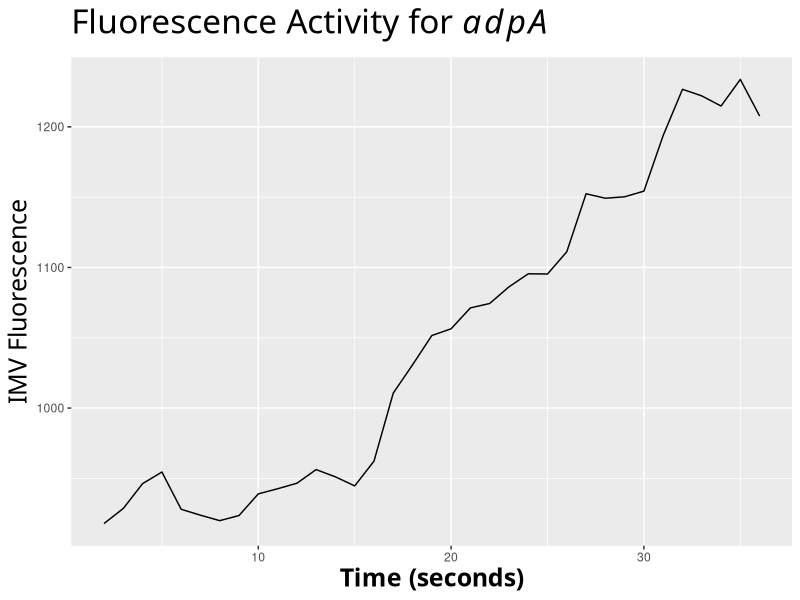

This chart was generated by the following R code:
library(deSolve)
library(ggplot2)
library(parallel)
#setwd("/Users/Echo_Base/Desktop/Trax_code/Code")
#setwd("C:/Users/Death Star/Desktop/Trax_Lab/Code")
setwd("/Users/ryannguyen/Desktop/Trax_code/Code")
points<- read.csv("adpA-experimental_rev2.csv", header=TRUE)
time<- points$Time[0:35]
#dyn.load("gene_circuit.dll")
adpAExpression <- points$Average.IMV[0:35]


my_title <- expression(paste("Fluorescence Activity for ", italic(adpA)))
my_y_title <- expression("IMV Fluorescence")
ggplot(data.frame(adpAExpression), aes(x=time, y= adpAExpression))+geom_line()+
  labs(x="Time (seconds)", y= my_y_title)+
  ggtitle(my_title)+
  theme(plot.title = element_text(family = "Trebuchet MS", color="black", face="bold", size=24, hjust=0)) +
  theme(axis.title = element_text(family = "Trebuchet MS", color="black", face="bold", size=18))
